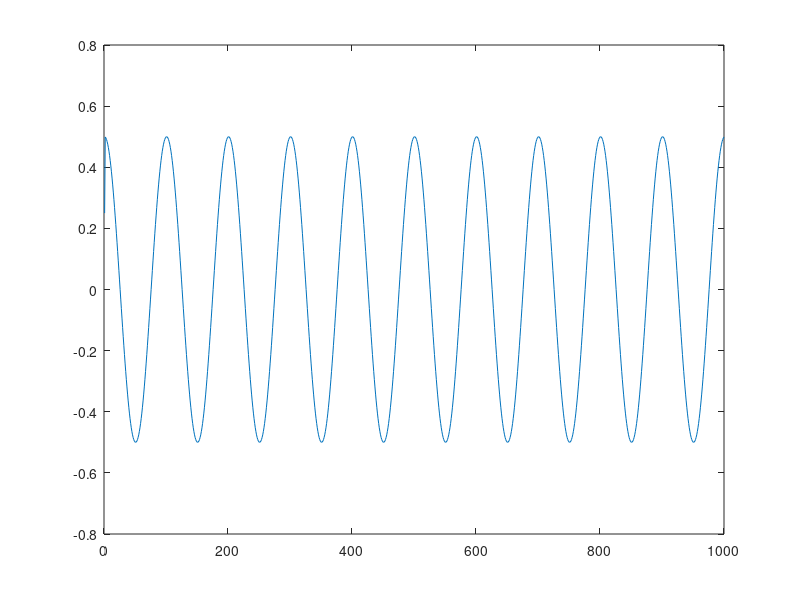

Write MATLAB code to recreate this figure.
N=1000;
Fs=1000;
f0=10;
w=2*pi*f0/Fs;
x=zeros(1,N);
x(1)=1;
B=[0.25 0 -0.25];
A=[1 -2*cos(w) 1];
y=filter(B,A,x);
plot(1:N,y);
